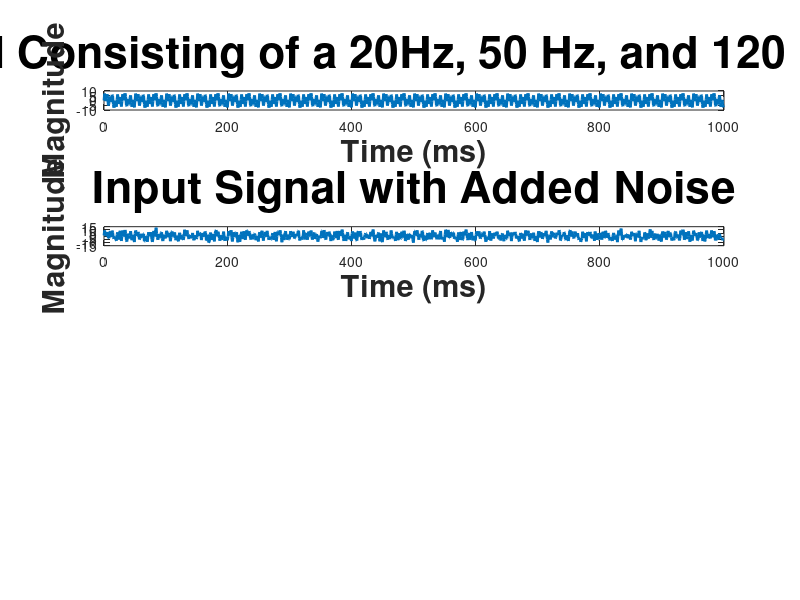

MATLAB code for this plot: (Note: this script raises an error after producing the figure.)
Fs = 500;                                  % Sampling frequency
T = 1/Fs;                                    % Sample time
L = 1000;                                   % Length of signal
t = (0:L-1)*T;                             % Time vector


fig = figure('units','normalized','outerposition',[0 0 1 1]);
subplot(3,1,1);

%% Input signal consisting of a 20 Hz, 50 Hz and 120 Hz sine wave
x = 2*sin(2*pi*20*t) + 3*sin(2*pi*50*t) + 5*sin(2*pi*120*t); 

%% Plot of input signal
subplot(4,1,1);
plot(Fs*t,x,'LineWidth',2);
xlabel('Time (ms)','FontSize',22,'FontWeight','Bold');
ylabel('Magnitude','FontSize',22,'FontWeight','Bold');
title('Input Signal Consisting of a 20Hz, 50 Hz, and 120 Hz sine wave','FontSize',32,'FontWeight','Bold');

%% Input signal with some random noise and DC offset
y = x + 2*randn(size(t)) + 0.5;
subplot(4,1,2);
plot(Fs*t,y,'LineWidth',2);
xlabel('Time (ms)','FontSize',22,'FontWeight','Bold');
ylabel('Magnitude','FontSize',22,'FontWeight','Bold');
title('Input Signal with Added Noise','FontSize',32,'FontWeight','Bold');

coefile = fopen('input.coe','wt');
coe = num2hex(single(y));
fprintf(coefile,'memory_initialization_radix=16;\n');
fprintf(coefile,'memory_initialization_vector=\n');
for i=1:(length(y))
        for j=1:8
            fprintf(coefile,'%c',coe(i,j));
        end
        
        if(i==length(y))
            fprintf(coefile,';\n');
        else
            fprintf(coefile, ',\n');
        end
end
%% Bandpass filter the input signal using symmetric FIR with min zeros
Fstop1 = 1;    % First Stopband Frequency
Fpass1 = 35;    % First Passband Frequency
Fpass2 = 150;   % Second Passband Frequency
Fstop2 = 170;   % Second Stopband Frequency
Astop1 = 60;    % First Stopband Attenuation (dB)
Apass  = 1;     % Passband Ripple (dB)
Astop2 = 60;    % Second Stopband Attenuation (dB)

filt_design = fdesign.bandpass('fst1,fp1,fp2,fst2,ast1,ap,ast2', Fstop1, Fpass1, Fpass2, Fstop2, Astop1, Apass, Astop2, Fs);
filt_mdl = design(filt_design, 'equiripple', 'FilterStructure', 'dfsymfir','MinOrder', 'any');
filt_x = filt_mdl.filter(y);%%;
coefficients = filt_mdl.Numerator;
%plot(coefficients(1:length(coefficients)/2));

%% output variables to file
coe = num2hex(single(coefficients(1:(length(coefficients)/2)+1)));

coefile = fopen('coefficients.coe','wt');

fprintf(coefile,'memory_initialization_radix=16;\n');
fprintf(coefile,'memory_initialization_vector=\n');
for i=1:(length(coefficients)/2)+1
        for j=1:8
            fprintf(coefile,'%c',coe(i,j));
        end
        
        if(i==int8((length(coefficients)/2)+1)-1)
            fprintf(coefile,';\n');
        else
            fprintf(coefile, ',\n');
        end
end

%% Window the filtered data using blackman window
% win_mdl = window(@blackman,L);
% win_x = win_mdl.*filt_x';

window_length = 256;
window_ratio = .25;

NFFT = 2^nextpow2(window_length);


for i=1:5
    pause(2);
    start = (i-1)*update+1;
    Y = fft(filt_x(start:start+window_length-1),NFFT);
    absY = max(abs(real(Y)),abs(imag(Y))) + min(abs(real(Y)),abs(imag(Y)))/4;
    f = Fs/2*linspace(0,1,NFFT/2+1);
    plot(f,absY(1:NFFT/2+1),'LineWidth',2);
end


%% Obtain spectral energy of noisy input
NFFT = 2^nextpow2(L); 
Y = fft(y,NFFT)/L;
f = Fs/2*linspace(0,1,NFFT/2+1);
subplot(4,1,3);
plot(f,2*abs(Y(1:NFFT/2+1)),'LineWidth',2);
xlim([-2 250]);
xlabel('Frequency (Hz)','FontSize',22,'FontWeight','Bold');
ylabel('|Y(f)|','FontSize',22,'FontWeight','Bold');
title('Spectral Analysis of Noisy Input Signal','FontSize',32,'FontWeight','Bold');

%% Obtain spectral energy of filtered input
NFFT = 2^nextpow2(L); 
Y = fft(win_x,NFFT)/L;
f = Fs/2*linspace(0,1,NFFT/2+1);
subplot(4,1,4);
plot(f,2*abs(Y(1:NFFT/2+1)),'LineWidth',2);
xlim([-2 250]);
xlabel('Frequency (Hz)','FontSize',22,'FontWeight','Bold');
ylabel('|Y(f)|','FontSize',22,'FontWeight','Bold');
title('Spectral Energy Windowed and Bandpass Filtered 35-200Hz','FontSize',32,'FontWeight','Bold');



